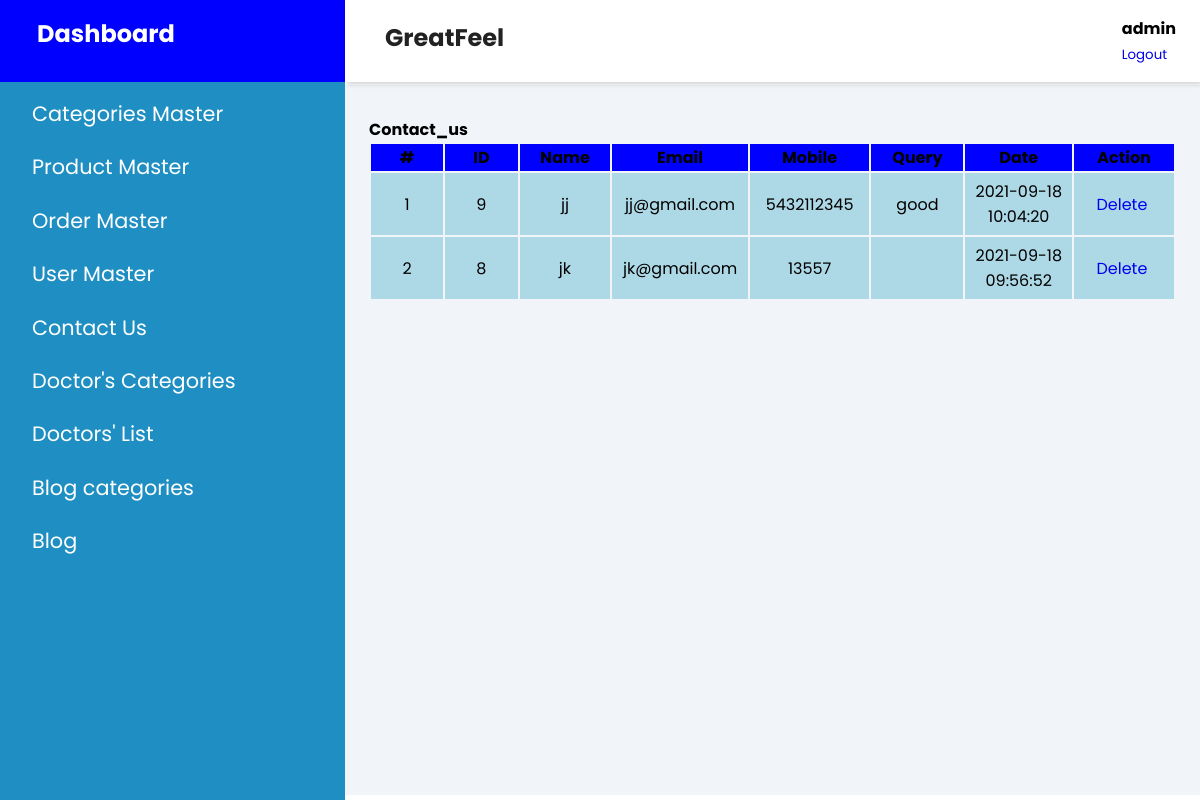
Screenshot of /admin/contact_us.php (signed in) with the database file from the repository.
### tables this page shows
CREATE TABLE IF NOT EXISTS `contact_us` (
  `id` int(11) NOT NULL AUTO_INCREMENT,
  `name` varchar(100) NOT NULL,
  `email` varchar(100) NOT NULL,
  `mobile` varchar(10) NOT NULL,
  `comment` text NOT NULL,
  `added_on` datetime NOT NULL,
  PRIMARY KEY (`id`)
);

### admin/contact_us.php (the view, shortened to what this page needs)
<!doctype html>
<html>
<head>
   <link rel="stylesheet" type="text/css" href="style.css">
</head>
<?php
require('top.php');
$sql = "select *from contact_us order by id desc";
$res = mysqli_query($con,$sql);
?>
<body>
<h4 class="box-title">Contact_us </h4>
        <table class="table ">
            <thead>
		<tr>
		   <th>#</th>
		   <th>ID</th>
		   <th>Name</th>
		   <th>Email</th>
		   <th>Mobile</th>
		   <th>Query</th>
		   <th>Date</th>
		   <th>Action</th>
		</tr>
            </thead>
	    <tbody>
<?php
		$i = 1;
		while($row=mysqli_fetch_row($res))
		{  ?>
		   <tr>
		      <td> <?php echo $i ?></td>
		      <td> <?php echo $row[0] ?> </td>
		      <td> <?php echo $row[1] ?> </td>
		      <td> <?php echo $row[2] ?> </td>
		      <td> <?php echo $row[3] ?> </td>
		      <td> <?php echo $row[4] ?> </td>
		      <td> <?php echo $row[5] ?> </td>
		      <td> <?php echo "<a href='?type=delete&id=".$row[0]."'>Delete</a>&nbsp"; ?> </td>
		   </tr>
<?php   $i++;}  ?>
		 </tbody>
		</table>
</body>
</html>

### admin/style.css (style rules this page uses)
a { margin:0; padding:0; font-size:100%; vertical-align:baseline; background:transparent; text-decoration: none; }
table { bordder-collapse : collapse; }
th { border : 1px solid blue; background-color:blue; }
td { width : 150px; text-align : center; border : 1px solid lightblue; background-color:lightblue; padding : 5px; }

### admin/css/style.css (style rules this page uses)
:root { --main-color: #1f8fc3; --color-dark: #1D2231; --text-grey: #8390A2; }
* { padding: 0; margin: 0; box-sizing: border-box; list-style-type: none; text-decoration: none; font-family: 'Poppins', sans-serif; }

### rows the page displays
contact_us: id "9", name "jj", email "jj@gmail.com", mobile "5432112345", comment "good", added_on "2021-09-18 10:04:20"
contact_us: id "8", name "jk", email "jk@gmail.com", mobile "13557", added_on "2021-09-18 09:56:52"

### other values shown
$_SESSION['ADMIN_USERNAME'] "admin"
